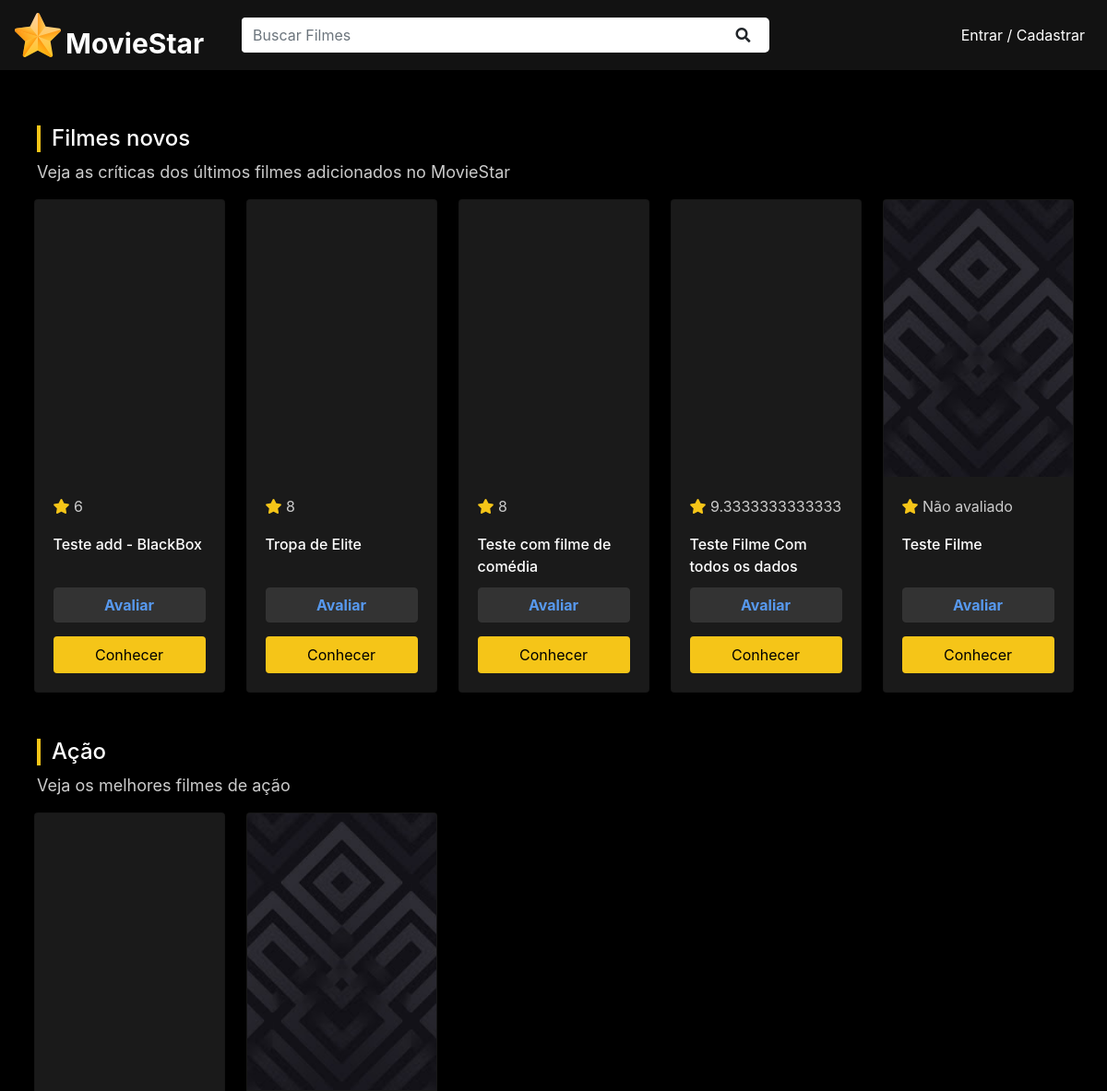
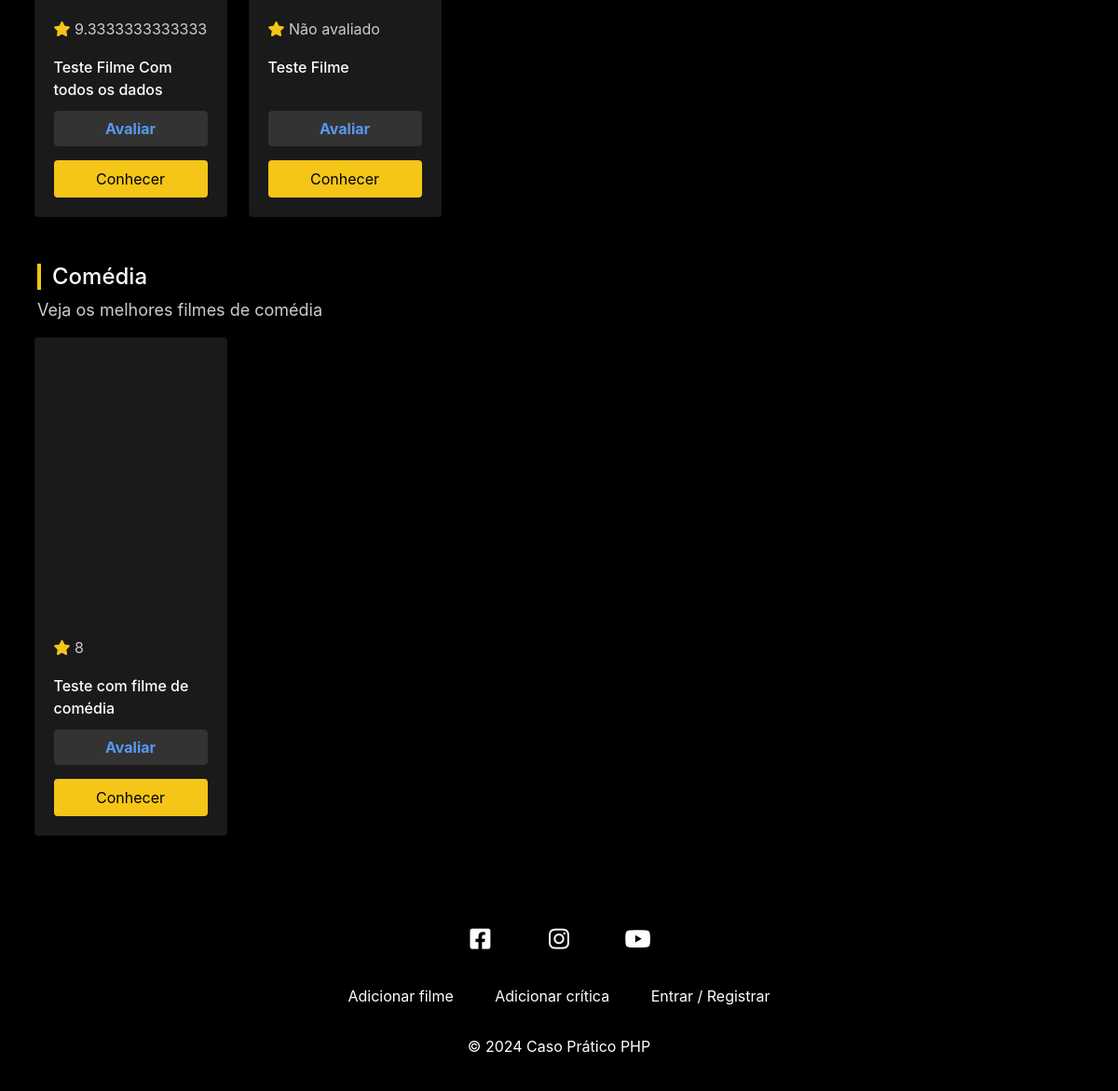
The page / on the database its author committed (2 pictures, top to bottom).
### tables this page shows
CREATE TABLE `movies` (
  `id` int(11) UNSIGNED NOT NULL,
  `title` varchar(100) DEFAULT NULL,
  `description` text DEFAULT NULL,
  `image` varchar(200) DEFAULT NULL,
  `trailer` varchar(150) DEFAULT NULL,
  `category` varchar(50) DEFAULT NULL,
  `length` varchar(50) DEFAULT NULL,
  `users_id` int(11) UNSIGNED DEFAULT NULL
);

### globals.php (called while the page is built, shortened)
<?php
$BASE_URL = "http://" . $_SERVER["SERVER_NAME"] . dirname($_SERVER["REQUEST_URI"] . "?") . "/";

### dao/MovieDAO.php (called while the page is built, shortened)
<?php
require_once("models/Movie.php");
require_once("dao/ReviewDAO.php");
class MovieDAO implements MovieDAOInterface
{
  private $conn;
  private $url;
  public function __construct(PDO $conn, $url)
  {
    $this->conn = $conn;
    $this->url = $url;
  }
  public function buildMovie($data)
  {
    $movie = new Movie();
    $movie->id = $data["id"];
    $movie->title = $data["title"];
    $movie->description = $data["description"];
    $movie->image = $data["image"];
    $movie->trailer = $data["trailer"];
    $movie->category = $data["category"];
    $movie->length = $data["length"];
    $movie->users_id = $data["users_id"];
    $reviewDao = new ReviewDao($this->conn, $this->url);
    $rating = $reviewDao->getRatings($movie->id);
    $movie->rating = $rating;
    return $movie;
  }
  public function getLatestMovies()
  {
    $movies = [];
    $stmt = $this->conn->query("SELECT * FROM movies ORDER BY id DESC");
    $stmt->execute();
    if ($stmt->rowCount() > 0) {
      $moviesArray = $stmt->fetchAll();
      foreach ($moviesArray as $movie) {
        $movies[] = $this->buildMovie($movie);
      }
    }
    return $movies;
  }
  public function getMoviesByCategory($category)
  {
    $movies = [];
    $stmt = $this->conn->prepare("SELECT * FROM movies
                                    WHERE category = :category
                                    ORDER BY id DESC");
    $stmt->bindParam(":category", $category);
    $stmt->execute();
    if ($stmt->rowCount() > 0) {
      $moviesArray = $stmt->fetchAll();
      foreach ($moviesArray as $movie) {
        $movies[] = $this->buildMovie($movie);
      }
    }
    return $movies;
  }
}

### dao/ReviewDAO.php (called while the page is built, shortened)
<?php
class ReviewDao implements ReviewDAOInterface
{
  private $conn;
  public function __construct(PDO $conn, $url)
  {
    $this->conn = $conn;
  }
  public function getRatings($id)
  {
    $stmt = $this->conn->prepare("SELECT * FROM reviews WHERE movies_id = :movies_id");
    $stmt->bindParam(":movies_id", $id);
    $stmt->execute();
    if ($stmt->rowCount() > 0) {
      $rating = 0;
      $reviews = $stmt->fetchAll();
      foreach ($reviews as $review) {
        $rating += $review["rating"];
      }
      $rating = $rating / count($reviews);
    } else {
      $rating = "Não avaliado";
    }
    return $rating;
  }
}

### templates/movie_card.php (the view)
<?php
if (empty($movie->image)) {
  $movie->image = "movie_cover.jpg";
}
?>
<div class="card movie-card">
    <div class="card-img-top" style="background-image: url('<?= $BASE_URL ?>img/movies/<?= $movie->image ?>')"></div>
    <div class="card-body">
        <p class="card-rating">
            <i class="fas fa-star"></i>
            <span class="rating"><?= $movie->rating ?></span>
        </p>
        <h5 class="card-title">
            <a href="<?= $BASE_URL ?>movie.php?id=<?= $movie->id ?>"><?= $movie->title ?></a>
        </h5>
        <a href="<?= $BASE_URL ?>movie.php?id=<?= $movie->id ?>" class="btn btn-primary rate-btn">Avaliar</a>
        <a href="<?= $BASE_URL ?>movie.php?id=<?= $movie->id ?>" class="btn btn-primary card-btn">Conhecer</a>
    </div>
</div>

### templates/header.php (shortened to what this page needs)
<?php
require_once("globals.php");
require_once("db.php");
$userDao = new UserDAO($conn, $BASE_URL);
$userData = $userDao->verifyToken(false);
?>
<!DOCTYPE html>
<html lang="en">
<head>
    <link rel="stylesheet" href="https://cdnjs.cloudflare.com/ajax/libs/twitter-bootstrap/4.5.3/css/bootstrap.css"
 />
    <link rel="stylesheet" href="https://cdnjs.cloudflare.com/ajax/libs/font-awesome/5.15.1/css/all.min.css"
 />
    <link rel="stylesheet" href="<?= $BASE_URL ?>css/styles.css">
</head>
<body>
    <header>
        <nav id="main-navbar" class="navbar navbar-expand-lg">
            <a href="<?= $BASE_URL ?>" class="navbar-brand">
                <img src="<?= $BASE_URL ?>img/logo.svg" alt="MovieStar" id="logo">
                <span id="moviestar-title">MovieStar</span>
            </a>
            <form action="<?= $BASE_URL ?>search.php" method="GET" id="search-form" class="form-inline my-2 my-lg-0">
                <input type="text" name="q" id="search" class="form-control mr-sm-2" type="search"
                    placeholder="Buscar Filmes" aria-label="Search">
                <button class="btn my-2 my-sm-0" type="submit">
                    <i class="fas fa-search"></i>
                </button>
            </form>
            <div class="collapse navbar-collapse" id="navbar">
                <ul class="navbar-nav">
                    <?php if ($userData) : ?>
                    <li class="nav-item">
                        <a href="<?= $BASE_URL ?>newmovie.php" class="nav-link">
                            <i class="far fa-plus-square"></i> Incluir Filme
                        </a>
                    </li>
                    <li class="nav-item">
                        <a href="<?= $BASE_URL ?>dashboard.php" class="nav-link">Meus Filmes</a>
                    </li>
                    <li class="nav-item">
                        <a href="<?= $BASE_URL ?>editprofile.php" class="nav-link bold">
                            <?= $userData->name ?>
                        </a>
                    </li>
                    <li class="nav-item">
                        <a href="<?= $BASE_URL ?>logout.php" class="nav-link">Sair</a>
                    </li>
                    <?php else : ?>
                    <li class="nav-item">
                        <a href="<?= $BASE_URL ?>auth.php" class="nav-link">Entrar / Cadastrar</a>
                    </li>
                    <?php endif; ?>
                </ul>
            </div>
        </nav>
    </header>

### index.php (shortened to what this page needs)
<?php
require_once("templates/header.php");
require_once("dao/MovieDAO.php");
$movieDao = new MovieDAO($conn, $BASE_URL);
$latestMovies = $movieDao->getLatestMovies();
$actionMovies = $movieDao->getMoviesByCategory("Ação");
$comedyMovies = $movieDao->getMoviesByCategory("Comédia");
?>
<div id="main-container" class="container-fluid">
    <h2 class="section-title">Filmes novos</h2>
    <p class="section-description">Veja as críticas dos últimos filmes adicionados no MovieStar</p>
    <div class="movies-container">
        <?php foreach ($latestMovies as $movie) : ?>
        <?php require("templates/movie_card.php"); ?>
        <?php endforeach; ?>
    </div>
    <h2 class="section-title">Ação</h2>
    <p class="section-description">Veja os melhores filmes de ação</p>
    <div class="movies-container">
        <?php foreach ($actionMovies as $movie) : ?>
        <?php require("templates/movie_card.php"); ?>
        <?php endforeach; ?>
    </div>
    <h2 class="section-title">Comédia</h2>
    <p class="section-description">Veja os melhores filmes de comédia</p>
    <div class="movies-container">
        <?php foreach ($comedyMovies as $movie) : ?>
        <?php require("templates/movie_card.php"); ?>
        <?php endforeach; ?>
    </div>
</div>
<?php
require_once("templates/footer.php");
?>

### templates/footer.php (shortened to what this page needs)
<footer id="footer">
    <div id="social-container">
        <ul>
            <li>
                <a href="#"><i class="fab fa-facebook-square"></i></a>
            </li>
            <li>
                <a href="#"><i class="fab fa-instagram"></i></a>
            </li>
            <li>
                <a href="#"><i class="fab fa-youtube"></i></a>
            </li>
        </ul>
    </div>
    <div id="footer-links-container">
        <ul>
            <li><a href="#">Adicionar filme</a></li>
            <li><a href="#">Adicionar crítica</a></li>
            <li><a href="#">Entrar / Registrar</a></li>
        </ul>
    </div>
    <p>&copy; 2024 Caso Prático PHP</p>
</footer>
</body>
</html>

### css/styles.css (style rules this page uses)
.navbar-brand { position: relative; }
#logo { width: 50px; }
#moviestar-title { color: #fff; position: absolute; bottom: -2px; font-size: 30px; left: 55px; font-weight: bold; }
#main-navbar { background-color: #121212; }
#search-form { margin: 0 auto; background-color: #fff; border-radius: 5px; width: 50%; margin-left: 180px; }
#search-form .form-control { border: none; width: 90%; box-shadow: none; }
#navbar { min-width: 30%; }
.navbar-nav { justify-content: flex-end; width: 100%; }
.navbar-nav .nav-item .nav-link { color: #fff; transition: 0.5s; }
#main-container { background-color: #000; color: #fff; min-height: 65vh; padding: 40px; }
.section-title { font-size: 24px; border-left: 4px solid #f5c518; padding-left: 12px; margin-top: 20px; }
.section-description { color: #ccc; font-size: 18px; }
.movies-container { display: flex; flex-wrap: wrap; margin: 0 -15px; }
.movie-card { background-color: #1a1a1a; width: 18%; margin-bottom: 30px; margin-left: 1%; margin-right: 1%; }
.movie-card .card-img-top { height: 300px; width: 100%; background-size: cover; background-position: center; }
.card-title { height: 3rem; }
.card-title a { font-size: 16px; color: #fff; }
.fas.fa-star { color: #f5c518; }
.rating { color: #ccc; }
.rate-btn { margin-bottom: 15px; color: #5799ef; background-color: #333; border-color: #333; width: 100%; font-weight: bold; }
.card-btn { color: #000; background-color: #f5c518; border: 2px solid #f5c518; width: 100%; }
#footer { background-color: #000; color: #fff; text-align: center; margin: 0; padding: 20px; }
#social-container ul, #footer-links-container ul { list-style-type: none; padding: 0; }
#social-container li, #footer-links-container li { display: inline-block; margin: 0 20px; }
#social-container li { height: 40px; width: 40px; border-radius: 100%; transition: 0.5s; line-height: 3; }
#social-container a, #footer-links-container a { color: #fff; transition: 0.5s; }
#social-container li i { font-size: 25px; }
#footer-links-container { margin: 30px 0; }

### rows shown on the page
movies: rating "6", title "Teste add - BlackBox"
movies: rating "8", title "Tropa de Elite"
movies: rating "8", title "Teste com filme de comédia"
movies: rating "9.3333333333333", title "Teste Filme Com todos os dados"
movies: shows a picture, rating "Não avaliado", title "Teste Filme"
